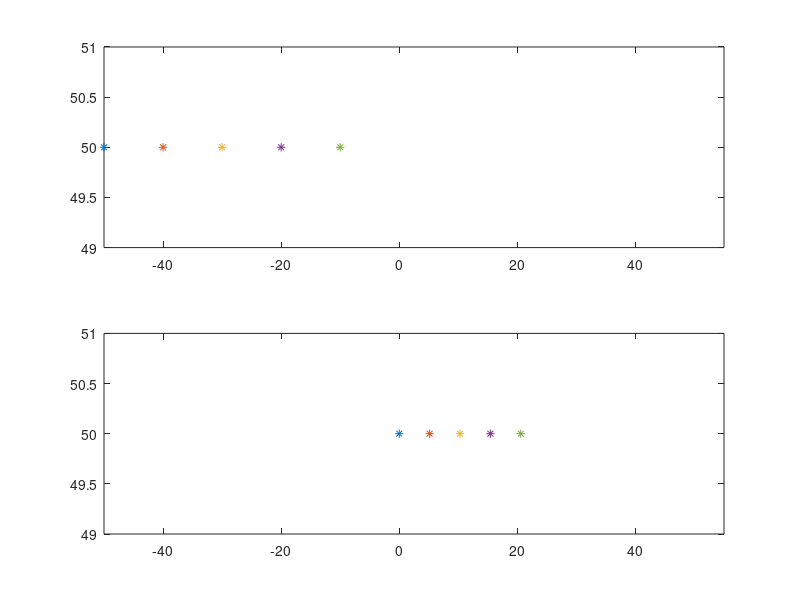

This chart was generated by the following MATLAB code:
clear all;
c = 50;
f = 30;
R(1,1) = f/sqrt(c^2+f^2);
R(1,2) = c/sqrt(c^2+f^2);
R(2,1) = -R(1,2);
R(2,2) = R(1,1);

xyz = [-c -40 -30 -20 -10;f f f f f];
K = R*xyz;

figure
subplot(2,1,1);
a= plot(linspace(-c,-10,5),50,'*');
axis([-50 55 49 51]);
%set(a,'Color','blue');
subplot(2,1,2);
a = plot(K(1,:),50,'*');
axis([-50 55 49 51]);
%set(a,'Color','red');
